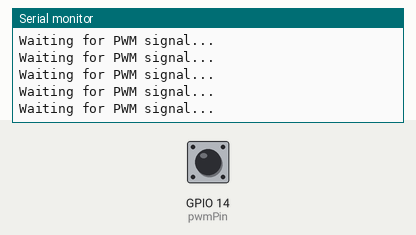
A sketch run on a simulated ESP32. Parts: the last lines printed to the serial monitor. Inputs (shaded band) come from the test bench; at power-on: GPIO 14 (pwmPin) LOW.

Above: at 1.2 s.
1.3 s: GPIO 14 (pwmPin) pulsed HIGH 2 times (0.12 s each, 0.3 s apart)
At 2.3 s:
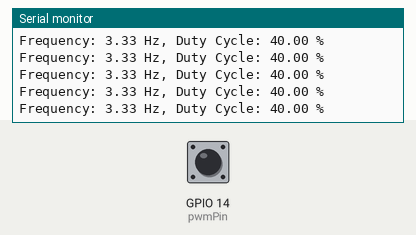
3.4 s: GPIO 14 (pwmPin) driven HIGH
At 3.9 s:
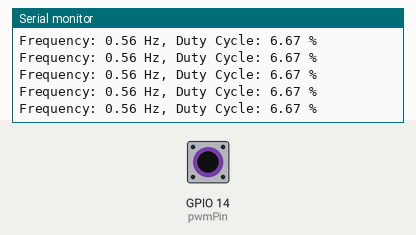
6.4 s: GPIO 14 (pwmPin) driven LOW
At 7.0 s:
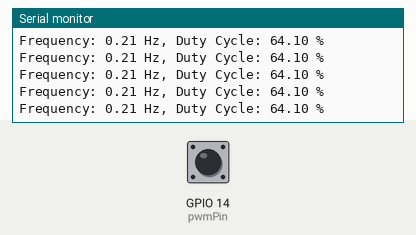
Timing chart, 0 to 8.0 s (numbered marks = the images above; inputs shaded):
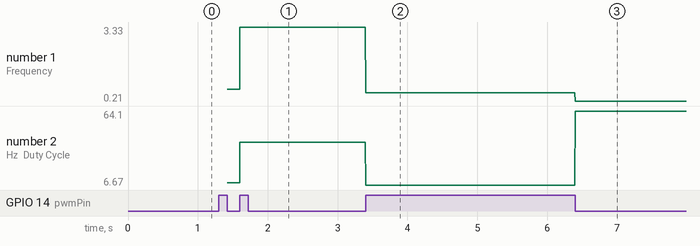

The sketch:

esp32TransmitterPWM2.ino
```cpp
//>>>>>>>>>>>>>>>>>>>>>>>>>>>>>>>>>>>>>>>>>>>>>>>>>>>>>>>>>>>>>>>>>>>>>>>>>>>>>>>>>>>>>>>>> Two-Way communication ESP32 to Control LED
//----------------------------------------Load libraries
#include <esp_now.h>
#include <WiFi.h>
//----------------------------------------

//----------------------------------------


//uint8_t broadcastAddress[] = {0xCC, 0xDB, 0xA7, 0x92, 0xAB, 0x40};
uint8_t broadcastAddress[] = {0x34, 0x5F, 0x45, 0xAA, 0xF1, 0x8C}; // Release setup

int LED_State_Send = 0; //--> Variable to hold the data to be transmitted to control the LEDs on the paired ESP32.

String success; //--> Variable to store if sending data was successful


unsigned dutyCheck = 0;
unsigned freqCheck = 0;

volatile unsigned long riseTime = 0;
volatile unsigned long fallTime = 0;
volatile unsigned long highTime = 0;
volatile unsigned long lowTime = 0;

const int pwmPin = 14; // Connect PWM signal to GPIO14


void IRAM_ATTR handlePWM() {
  bool level = digitalRead(pwmPin);
  unsigned long now = micros();

  if (level == HIGH) {
    riseTime = now;
    lowTime = riseTime - fallTime;
  } else {
    fallTime = now;
    highTime = fallTime - riseTime;
  }
}

  uint32_t period = 0;
  float dutyCycle = 0.0;


//----------------------------------------Structure example to send data
//Must match the receiver structure
typedef struct struct_message {
    int led;
} struct_message_send;

struct_message send_Data; // Create a struct_message to send data.

//----------------------------------------

//++++++++++++++++++++++++++++++++++++++++++++++++++++++++++++++++++++++++++ Callback when data is sent
void OnDataSent(const uint8_t *mac_addr, esp_now_send_status_t status) {
  Serial.print("\r\nLast Packet Send Status:\t");
  Serial.println(status == ESP_NOW_SEND_SUCCESS ? "Delivery Success" : "Delivery Fail");
  if (status ==0){
    success = "Delivery Success :)";
  }
  else{
    success = "Delivery Fail :(";
  }
  Serial.println(">>>>>");
}
//++++++++++++++++++++++++++++++++++++++++++++++++++++++++++++++++++++++++++

//++++++++++++++++++++++++++++++++++++++++++++++++++++++++++++++++++++++++++


//++++++++++++++++++++++++++++++++++++++++++++++++++++++++++++++++++++++++++ VOID SETUP
void setup() {
  Serial.begin(115200);


  pinMode(pwmPin, INPUT);
  attachInterrupt(digitalPinToInterrupt(pwmPin), handlePWM, CHANGE);


  WiFi.mode(WIFI_STA); //--> Set device as a Wi-Fi Station

  //----------------------------------------Init ESP-NOW
  if (esp_now_init() != ESP_OK) {
    Serial.println("Error initializing ESP-NOW");
    return;
  }
  //----------------------------------------

  //----------------------------------------Once ESPNow is successfully Init, we will register for Send CB to
  // get the status of Trasnmitted packet
  esp_now_register_send_cb(OnDataSent);
  //----------------------------------------

  //----------------------------------------Register peer
  esp_now_peer_info_t peerInfo;
  memcpy(peerInfo.peer_addr, broadcastAddress, 6);
  peerInfo.channel = 0;
  peerInfo.encrypt = false;
  //----------------------------------------

  //----------------------------------------Add peer
  if (esp_now_add_peer(&peerInfo) != ESP_OK){
    Serial.println("Failed to add peer");
    return;
  }
  //----------------------------------------

  //esp_now_register_recv_cb(OnDataRecv); //--> Register for a callback function that will be called when data is received
}
//++++++++++++++++++++++++++++++++++++++++++++++++++++++++++++++++++++++++++

//++++++++++++++++++++++++++++++++++++++++++++++++++++++++++++++++++++++++++
void loop() {


noInterrupts();
  unsigned long high = highTime;
  unsigned long low = lowTime;
  interrupts();
if (high > 0 && low > 0) {
    float period = high + low;
    float frequency = 1000000.0 / period;      // microseconds to Hz
    float dutyCycle = (high * 100.0) / period; // %

    Serial.print("Frequency: ");
    Serial.print(frequency);
    Serial.print(" Hz, Duty Cycle: ");
    Serial.print(dutyCycle);
    Serial.println(" %");
     dutyCheck = dutyCycle >= 7 && dutyCycle <= 11.1;
     freqCheck = frequency>45.0 && frequency<61;

  } else {
    Serial.println("Waiting for PWM signal...");
  }
//Serial.println(freqCheck);


  if(dutyCheck && freqCheck) {
      LED_State_Send = 1;
      //LED_State_Send = 89; // Y
      }
    else {
      LED_State_Send = 0;
      //LED_State_Send = 78; // N
      }


////..................................................................

  if(LED_State_Send) {

    send_Data.led = LED_State_Send;

    Serial.println();
    Serial.print(">>>>> ");
    Serial.println("Send data");

    //----------------------------------------Send message via ESP-NOW
    esp_err_t result = esp_now_send(broadcastAddress, (uint8_t *) &send_Data, sizeof(send_Data));

    if (result == ESP_OK) {
      Serial.println("Sent with success");
      Serial.println("LED_State_Send");
      Serial.println(LED_State_Send);
    }
    else {
      Serial.println("Error sending the data");
      Serial.println("LED_State_Send");
      Serial.println(LED_State_Send);
    }

    delay(1000);
  }
  //----------------------------------------
}
```

Measured:
- after the input at 1.3 s, the serial monitor: prints a new line after 0.12 s (image 1)
- after the input at 3.4 s, the serial monitor: prints a new line at once (image 2)
- after the input at 6.4 s, the serial monitor: prints a new line at once (image 3)
- plotted number 1: 3.33 → 0.56 after the input at 3.4 s, 0.56 → 0.21 after the input at 6.4 s
- plotted number 2: 40 → 6.67 after the input at 3.4 s, 6.67 → 64.1 after the input at 6.4 s
